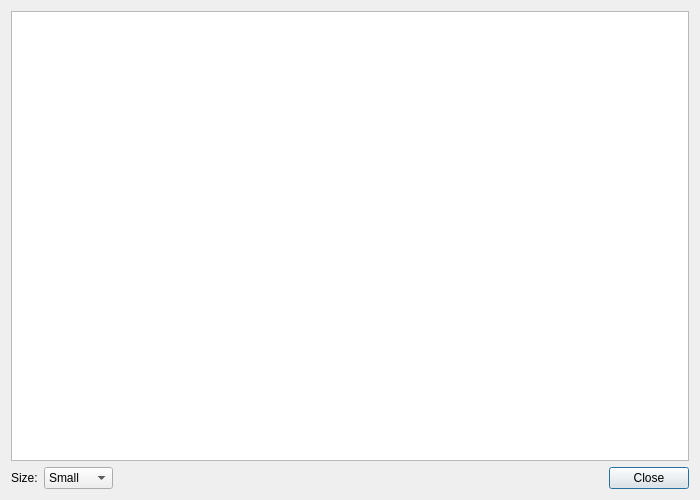
<?xml version="1.0" encoding="UTF-8"?>
<ui version="4.0">
 <class>ThumbnailDialog</class>
 <widget class="QDialog" name="ThumbnailDialog">
  <property name="windowModality">
   <enum>Qt::ApplicationModal</enum>
  </property>
  <property name="geometry">
   <rect>
    <x>0</x>
    <y>0</y>
    <width>700</width>
    <height>500</height>
   </rect>
  </property>
  <property name="windowTitle">
   <string>Thumbnail</string>
  </property>
  <layout class="QGridLayout" name="gridLayout_2">
   <item row="0" column="0">
    <layout class="QGridLayout" name="gridLayout">
     <item row="0" column="0">
      <widget class="QListView" name="listView">
       <property name="iconSize">
        <size>
         <width>128</width>
         <height>128</height>
        </size>
       </property>
       <property name="textElideMode">
        <enum>Qt::ElideRight</enum>
       </property>
       <property name="resizeMode">
        <enum>QListView::Adjust</enum>
       </property>
       <property name="viewMode">
        <enum>QListView::IconMode</enum>
       </property>
       <property name="uniformItemSizes">
        <bool>true</bool>
       </property>
       <property name="wordWrap">
        <bool>true</bool>
       </property>
       <property name="itemAlignment">
        <set>Qt::AlignCenter</set>
       </property>
      </widget>
     </item>
    </layout>
   </item>
   <item row="1" column="0">
    <layout class="QHBoxLayout" name="horizontalLayout">
     <item>
      <widget class="QLabel" name="labelThumbnailSize">
       <property name="text">
        <string>Size:</string>
       </property>
      </widget>
     </item>
     <item>
      <widget class="QComboBox" name="comboBoxThumbnailSize">
       <item>
        <property name="text">
         <string>Small</string>
        </property>
       </item>
       <item>
        <property name="text">
         <string>Normal</string>
        </property>
       </item>
       <item>
        <property name="text">
         <string>Large</string>
        </property>
       </item>
      </widget>
     </item>
     <item>
      <widget class="QDialogButtonBox" name="buttonBox">
       <property name="orientation">
        <enum>Qt::Horizontal</enum>
       </property>
       <property name="standardButtons">
        <set>QDialogButtonBox::Close</set>
       </property>
      </widget>
     </item>
    </layout>
   </item>
  </layout>
 </widget>
 <resources/>
 <connections>
  <connection>
   <sender>buttonBox</sender>
   <signal>accepted()</signal>
   <receiver>ThumbnailDialog</receiver>
   <slot>accept()</slot>
   <hints>
    <hint type="sourcelabel">
     <x>248</x>
     <y>254</y>
    </hint>
    <hint type="destinationlabel">
     <x>157</x>
     <y>274</y>
    </hint>
   </hints>
  </connection>
  <connection>
   <sender>buttonBox</sender>
   <signal>rejected()</signal>
   <receiver>ThumbnailDialog</receiver>
   <slot>reject()</slot>
   <hints>
    <hint type="sourcelabel">
     <x>316</x>
     <y>260</y>
    </hint>
    <hint type="destinationlabel">
     <x>286</x>
     <y>274</y>
    </hint>
   </hints>
  </connection>
 </connections>
</ui>
